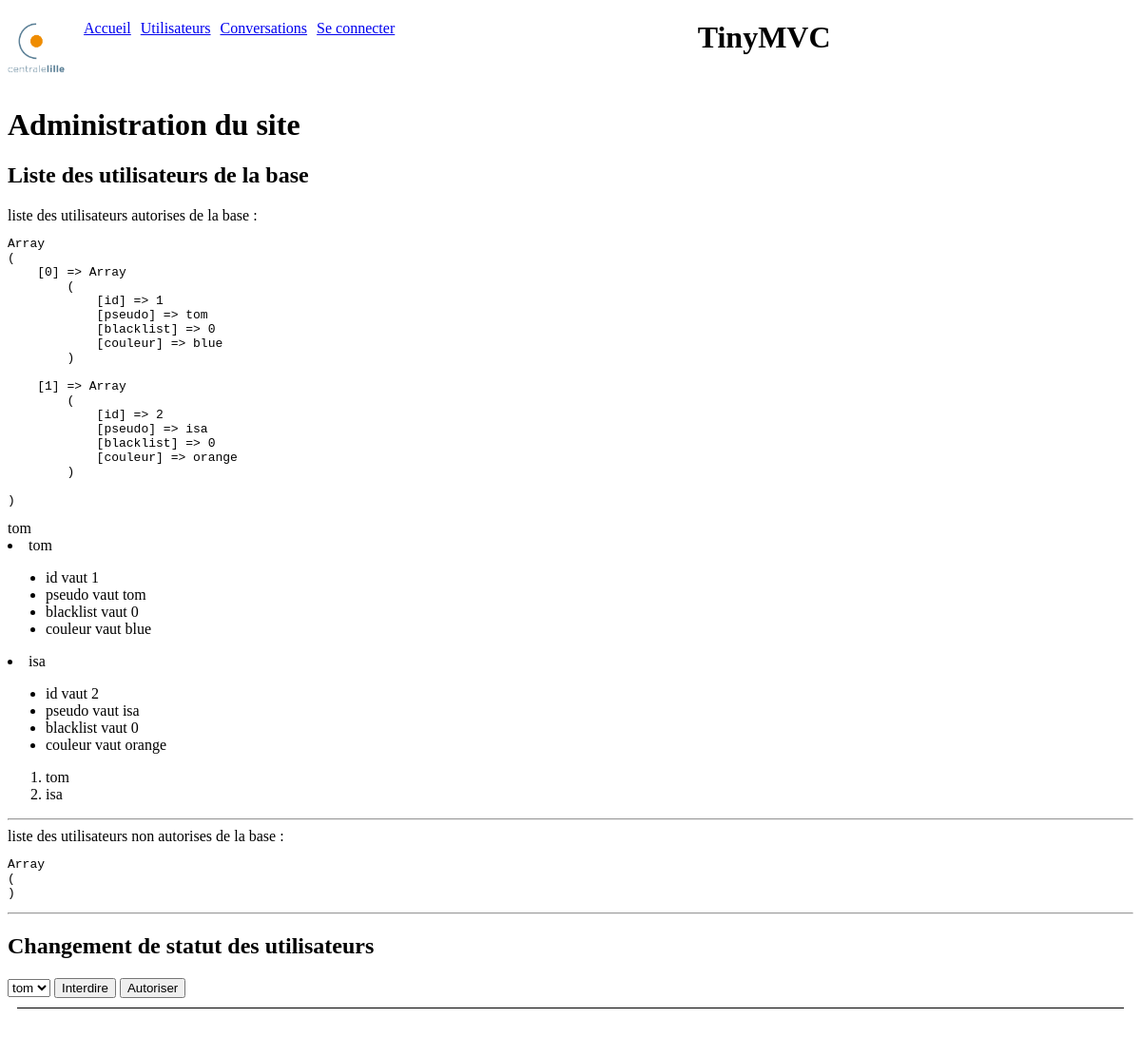
The app's page /index.php?view=users with its own data.
### tables this page shows
CREATE TABLE `chat_users` (
  `id` int(11) NOT NULL COMMENT 'clé primaire, identifiant numérique auto incrémenté',
  `pseudo` varchar(20) NOT NULL COMMENT 'pseudo',
  `passe` varchar(20) NOT NULL COMMENT 'mot de passe',
  `blacklist` tinyint(1) NOT NULL DEFAULT '0' COMMENT 'indique si l''utilisateur est en liste noire',
  `admin` tinyint(1) NOT NULL DEFAULT '0' COMMENT 'indique si l''utilisateur est un administrateur',
  `couleur` varchar(10) NOT NULL DEFAULT 'black' COMMENT 'indique la couleur préférée de l''utilisateur, en anglais',
  `hash` varchar(100) NOT NULL DEFAULT 'hash'
);

### libs/maLibSQL.pdo.php (called while the page is built, shortened)
<?php
include_once "config.php";
function SQLSelect($sql)
{
 	global $BDD_host;
	global $BDD_base;
 	global $BDD_user;
 	global $BDD_password;
	try {
		$dbh = new PDO("mysql:host=$BDD_host;dbname=$BDD_base", $BDD_user, $BDD_password);
	} catch (PDOException $e) {
		die("<font color=\"red\">SQLSelect: Erreur de connexion : " . $e->getMessage() . "</font>");
	}
	$dbh->exec("SET CHARACTER SET utf8");
	$res = $dbh->query($sql);
	$num = $res->rowCount();
	if ($num==0) return false;
	else return $res;
}
function parcoursRs($result)
{
	if  ($result == false) return array();
	$result->setFetchMode(PDO::FETCH_ASSOC);
	while ($ligne = $result->fetch())
		$tab[]= $ligne;
	return $tab;
}
?>

### libs/modele.php (called while the page is built, shortened)
<?php
include_once("maLibSQL.pdo.php");
function getUsers($classe = "both"){
	$SQL = "SELECT id,pseudo FROM chat_users";
	return parcoursRs(SQLSelect($SQL));
}
function listerUtilisateurs($classe = "both")
{
	$SQL = "SELECT id,pseudo,blacklist,couleur from chat_users";
	if($classe == 'nbl'){
		$SQL .= " WHERE blacklist=0";
	}
	if($classe == 'bl'){
		$SQL .= " WHERE blacklist=1";
	}
	return parcoursRs(SQLSelect($SQL));
}
?>

### templates/users.php (the view, shortened to what this page needs)
<?php
include_once("libs/modele.php");
include_once("libs/maLibUtils.php");
?>
<h1>Administration du site</h1>
<h2>Liste des utilisateurs de la base </h2>
<?php
echo "liste des utilisateurs autorises de la base :";
$users = listerUtilisateurs("nbl");
tprint($users);
echo $users[0]["pseudo"];
foreach($users as $nextUser){
	echo "<li> $nextUser[pseudo] </li>";
	echo "<ul>";
	foreach($nextUser as $nomChamp => $valeurChamp){
		echo "<li> $nomChamp vaut $valeurChamp </li>";
	}
	echo "</ul>";
}
echo "<ol>";
for($i=0; $i<count($users); $i++){
	echo "<li>" . $users[$i]["pseudo"] . "</li>";
}
echo "</ol>";
echo "<hr />";
echo "liste des utilisateurs non autorises de la base :";
?>
<hr />
<h2>Changement de statut des utilisateurs</h2>
<form action="controleur.php">
<select name="idUser">
<?php
$users = getUsers();
$idLastUser = valider("idLastUser");
foreach ($users as $dataUser)
{
	if ($idLastUser == $dataUser["id"]) $sel = "selected";
	else $sel ="";
	echo "<option $sel value=\"$dataUser[id]\">\n";
	echo  $dataUser["pseudo"];
	echo "\n</option>\n";
}
?>
</select>
<input type="submit" name="action" value="Interdire" />
<input type="submit" name="action" value="Autoriser" />
</form>

### templates/header.php (shortened to what this page needs)
<!DOCTYPE html PUBLIC "-//W3C//DTD XHTML 1.0 Strict//EN" "http://www.w3.org/TR/xhtml1/DTD/xhtml1-strict.dtd">
<html xmlns="http://www.w3.org/1999/xhtml">
<head>
	<link rel="stylesheet" type="text/css" href="css/style.css">
</head>
<body>
<div id="banniere">
<div id="logo">
<img src="ressources/ec-lille.png" />
</div>
<a href="index.php?view=accueil">Accueil</a>
<a href="index.php?view=users">Utilisateurs</a>
<a href="index.php?view=conversations">Conversations</a>
<?php
if (!valider("connecte","SESSION"))
	echo "<a href=\"index.php?view=login\"> Se connecter</a>";
?>
<h1 id="stitre"> TinyMVC </h1>
</div>

### index.php (shortened to what this page needs)
<?php
	include_once "libs/maLibUtils.php";
	include("templates/header.php");
	$view = valider("view");
	switch($view)
	{
		case "users" :
			include("templates/users.php");
		break;
	}
	include("templates/footer.php");
?>

### libs/maLibUtils.php (shortened to what this page needs)
<?php
function valider($nom,$type="REQUEST")
{
	switch($type)
	{
		case 'REQUEST':
		if(isset($_REQUEST[$nom]) && !($_REQUEST[$nom] == ""))
			return proteger($_REQUEST[$nom]);
		break;
		case 'SESSION':
		if(isset($_SESSION[$nom]) && !($_SESSION[$nom] == ""))
			return $_SESSION[$nom];
		break;
	}
	return false;
}
function proteger($str)
{
	if (is_array($str))
	{
		$nextTab = array();
		foreach($str as $cle => $val)
		{
			$nextTab[$cle] = addslashes($val);
		}
		return $nextTab;
	}
	else
		return addslashes ($str);
}
function tprint($tab)
{
	echo "<pre>\n";
	print_r($tab);
	echo "</pre>\n";
}
?>

### templates/footer.php (shortened to what this page needs)
<div id="pied">
</div>
</body>
</html>

### css/style.css (style rules this page uses)
#banniere { height:70px; }
#stitre { text-align:center; }
#logo { display:inline; float:left; }
#banniere img { height:60px; margin-right:10px; }
#banniere a { float:left; margin-left:10px; }
#pied { bottom:5px;left:5px;right:5px; border-top :1px solid black; padding:20px; margin:10px; }

### records on screen
chat_users: pseudo "tom", nomChamp "id", id "1", nomChamp "pseudo", nomChamp "blacklist", blacklist "0", nomChamp "couleur", couleur "blue"
chat_users: pseudo "isa", nomChamp "id", id "2", nomChamp "pseudo", nomChamp "blacklist", blacklist "0", nomChamp "couleur", couleur "orange"

### other values on screen
form field idUser "tom"
